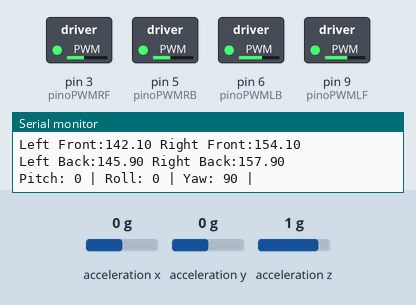
This sketch was run on a simulated Arduino Uno, built with avr-gcc and run on an emulated ATmega328P. Shown: switched loads named in the sketch (green lamp = pin HIGH), the last lines printed to the serial monitor. Wiring (inferred from the names in the program): MPU-6050 motion sensor at I2C address 0x68. Inputs (shaded band) come from the test bench; at power-on: acceleration x 0 g, acceleration y 0 g, acceleration z 1 g.

Above: at 1.2 s.
1.3 s: acceleration x set to -1.4 g
At 2.0 s:
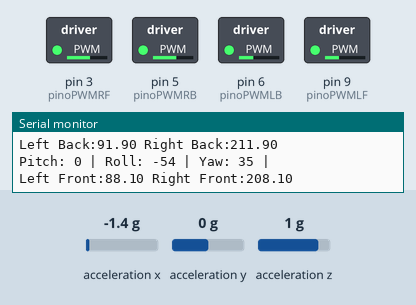
3.2 s: acceleration y set to -1.4 g
At 3.8 s:
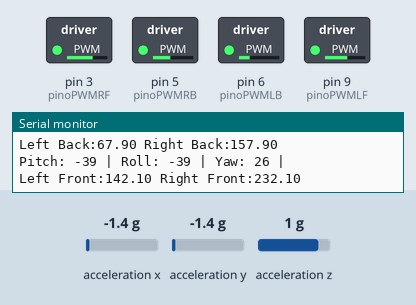
5.0 s: acceleration z set to 0 g
At 5.6 s:
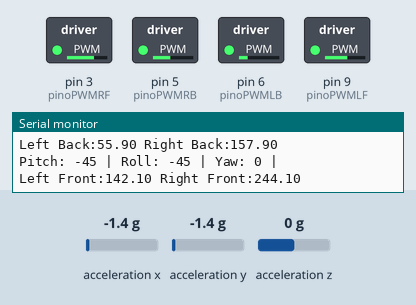
6.8 s: acceleration x set to 0.8 g
At 8.0 s:
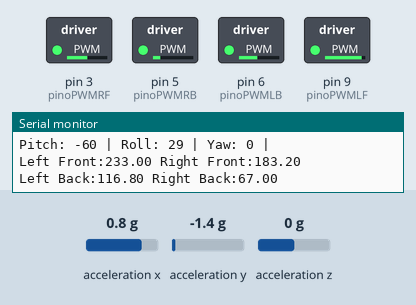
8.6 s: acceleration y set to 0 g
At 9.7 s:
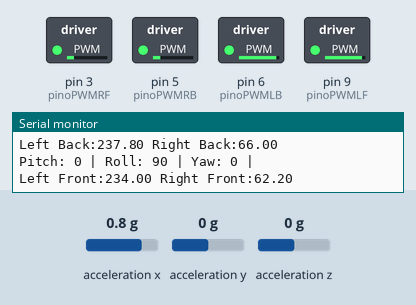
10.4 s: acceleration x set to -0.8 g
At 11.4 s:
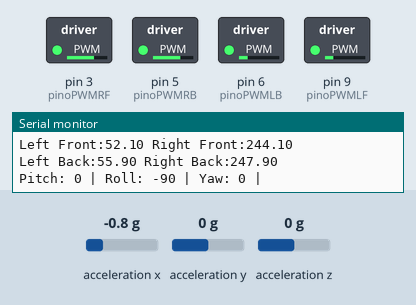
Timing chart, 0 to 13.2 s (numbered marks = the images above; inputs shaded):
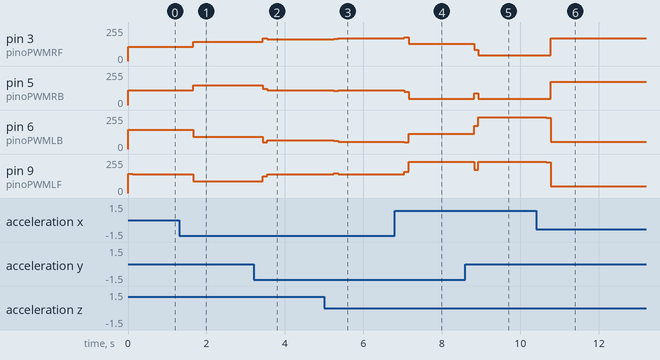

The sketch:

sketch_may29a.ino
```cpp
#include<Wire.h> // This library allows you to communicate with I2C / TWI devices.


const int MPU = 0x68; //Adress I2C do MPU6050

//Global variables
int AcX, AcY, AcZ, Tmp, GyX, GyY, GyZ;
int Pitch, Roll, Yaw;
float elapsedTime, time, timePrev;

int sampleTime = 0.5;


# define pinoPWMLF 9  //pino do Arduino que terá a ligação para o driver de motor
# define pinoPWMLB 6
# define pinoPWMRF 3
# define pinoPWMRB 5

int SumOfErrorsPitch = 1, SumOfErrorsRoll = 1 ;
int lastPitch = 1, lastRoll = 1;
double iTermPitch, iTermRoll;

int setPointPitch = -2 , setPointRoll = 4;
float previousErrorPitch = 0, previousErrorRoll = 0;
float pwmLeftFront,pwmLeftBack, pwmRightFront, pwmRightBack;

int ct=0,dt=0,pt=0;

float kP_Pitch = 1; //0.6
float kI_Pitch = 0; //0.00070
float kD_Pitch = 0; //0.00

float kP_Roll = 1; //0.6
float kI_Roll = 1; //0.00070
float kD_Roll = 1; //0.00

double throttle = 150;


void setup()
{
  Serial.begin(9600);

  time = millis();

  pinMode(pinoPWMLF, OUTPUT); //configura como saída pino terá a ligação para o driver de motor
  pinMode(pinoPWMLB, OUTPUT);
  pinMode(pinoPWMRF, OUTPUT);
  pinMode(pinoPWMRB, OUTPUT);

  unsigned long now = millis();

  //initializes MPU-6050
  Wire.begin();
  Wire.beginTransmission(MPU);
  Wire.write(0x6B);

  //initializes o MPU-6050
  Wire.write(0);
  Wire.endTransmission(true);

}

void loop()
{


  FunctionsMPU(); // Acquisisco assi AcX, AcY, AcZ.
  ct=millis();
  dt=ct-pt;

  if(dt>=sampleTime)
  {
     pt=ct;
  PIDControl();

  }
  Roll = FunctionsPitchRoll(AcX, AcY, AcZ); //Calcolo angolo Roll
  Pitch = FunctionsPitchRoll(AcY, AcX, AcZ); //Calcolo angolo Pitch
  Yaw = FunctionsPitchRoll(AcZ, AcX, AcY); //Calcolo angolo Pitch


  Serial.print("Pitch: "); Serial.print(Pitch);
  Serial.print(" |");
  Serial.print(" Roll: "); Serial.print(Roll);
  Serial.print(" |");
  Serial.print(" Yaw: "); Serial.print(Yaw);
  Serial.println(" |");


}

// Função para o cálculo dos ângulos de inclinação e rotação
double FunctionsPitchRoll(double A, double B, double C) {
  double DatoA, DatoB, Value;
  DatoA = A;
  DatoB = (B * B) + (C * C);
  DatoB = sqrt(DatoB);

  Value = atan2(DatoA, DatoB);
  Value = Value * 180 / 3.14;

  return (int)Value;
}

// Função para aquisição dos eixos X, Y, Z do MPU6050
void FunctionsMPU() {
  Wire.beginTransmission(MPU);
  Wire.write(0x3B); // starting with register 0x3B (ACCEL_XOUT_H)
  Wire.endTransmission(false);
  Wire.requestFrom(MPU, 6, true); // request a total of 14 registers
  AcX = Wire.read() << 8 | Wire.read(); // 0x3B (ACCEL_XOUT_H) & 0x3C (ACCEL_XOUT_L)
  AcY = Wire.read() << 8 | Wire.read(); // 0x3D (ACCEL_YOUT_H) & 0x3E (ACCEL_YOUT_L)
  AcZ = Wire.read() << 8 | Wire.read(); // 0x3D (ACCEL_YOUT_H) & 0x3E (ACCEL_YOUT_L)
}

void PIDControl() {

  time = millis();  // actual time read
  elapsedTime = (time - timePrev) / 1000;

if(elapsedTime>=sampleTime){


    float errorPitch = (setPointPitch - Pitch);
    float errorRoll = (setPointRoll - Roll);

    float dPitch = (Pitch - lastPitch);
    float dRoll = (Roll - lastRoll);

    iTermPitch += (kI_Pitch * errorPitch);
    iTermRoll += (kI_Roll * errorRoll);

    if(iTermPitch> 2) iTermPitch= 2;
      else if(iTermPitch<0.1) iTermPitch= 0.1;

    if(iTermRoll> 2) iTermRoll= 2;
      else if(iTermRoll<0.1) iTermRoll= 0.1;


    /*PID PITCH*/
    float PID_Pitch = kP_Pitch * errorPitch + iTermPitch + kD_Pitch * dPitch;

  if (PID_Pitch < -255){ PID_Pitch = -255; }
  if (PID_Pitch > 255) { PID_Pitch = 255;}


    /*PID ROLL*/
    float PID_Roll = kP_Roll * errorRoll + iTermRoll + kD_Roll * dRoll;

  if (PID_Roll < -255){ PID_Roll = -255; }
  if (PID_Roll > 255) { PID_Roll = 255;}


  pwmLeftFront = throttle + PID_Pitch - PID_Roll ;
  pwmLeftBack = throttle - PID_Pitch -PID_Roll ;
  pwmRightFront = throttle + PID_Pitch + PID_Roll ;
  pwmRightBack = throttle - PID_Pitch + PID_Roll  ;


  //Right
  if (pwmRightFront < 51) { pwmRightFront = 51;}
  if (pwmRightFront > 255){ pwmRightFront = 255;}
  if (pwmRightBack < 51) { pwmRightBack = 51;}
  if (pwmRightBack > 255){ pwmRightBack = 255;}
  //Left
  if (pwmLeftFront < 51) { pwmLeftFront = 51;}
  if (pwmLeftFront > 255){ pwmLeftFront = 255;}
  if (pwmLeftBack < 51) { pwmLeftBack = 51;}
  if (pwmLeftBack > 255){ pwmLeftBack = 255;}


  Serial.print("Left Front:"); Serial.print(pwmLeftFront);
  Serial.print(" Right Front:"); Serial.println(pwmRightFront);
  Serial.print("Left Back:"); Serial.print(pwmLeftBack);
  Serial.print(" Right Back:"); Serial.println(pwmRightBack);

  analogWrite(pinoPWMLF,  pwmLeftFront);
  analogWrite(pinoPWMLB,   pwmLeftBack);
  analogWrite(pinoPWMRF, 0.7*pwmRightFront);
  analogWrite(pinoPWMRB, 0.7*pwmRightBack);


    /*Pitch*/
    lastPitch = Pitch;
    previousErrorPitch = errorPitch;
    SumOfErrorsRoll += errorPitch;
    /*Roll*/
    lastRoll = Roll;
    previousErrorRoll = errorRoll;
    SumOfErrorsRoll += errorRoll;


    timePrev = time;  // the previous time is stored before the actual time read
   }
}
```

Measured:
- after the input at 1.3 s, pin 3 (pinoPWMRF): 107/255 → 145/255 after 0.37 s; pin 5 (pinoPWMRB): 110/255 → 148/255 after 0.37 s; pin 6 (pinoPWMLB): 145/255 → 91/255 after 0.37 s; pin 9 (pinoPWMLF): 142/255 → 88/255 after 0.37 s
- after the input at 3.2 s, pin 3 (pinoPWMRF): 145/255 → 172/255 after 0.23 s, → 162/255 0.11 s later; pin 5 (pinoPWMRB): 148/255 → 121/255 after 0.23 s, → 110/255 0.11 s later; pin 6 (pinoPWMLB): 91/255 → 52/255 after 0.23 s, → 67/255 0.11 s later; pin 9 (pinoPWMLF): 88/255 → 127/255 after 0.23 s, → 142/255 0.11 s later
- after the input at 5.0 s, pin 3 (pinoPWMRF): 162/255 → 166/255 after 0.25 s, → 170/255 0.11 s later; pin 5 (pinoPWMRB): 110/255 → 106/255 after 0.25 s, → 110/255 0.11 s later; pin 6 (pinoPWMLB): 67/255 → 61/255 after 0.25 s, → 55/255 0.11 s later; pin 9 (pinoPWMLF): 142/255 → 148/255 after 0.25 s, → 142/255 0.11 s later
- after the input at 6.8 s, pin 3 (pinoPWMRF): 170/255 → 178/255 after 0.24 s, → 128/255 0.11 s later; pin 5 (pinoPWMRB): 110/255 → 98/255 after 0.24 s, → 46/255 0.11 s later; pin 6 (pinoPWMLB): 55/255 → 51/255 after 0.24 s, → 116/255 0.11 s later; pin 9 (pinoPWMLF): 142/255 → 159/255 after 0.24 s, → 233/255 0.11 s later
- after the input at 8.6 s, pin 3 (pinoPWMRF): 128/255 → 86/255 after 0.22 s, → 43/255 0.11 s later; pin 5 (pinoPWMRB): 46/255 → 88/255 after 0.22 s, → 46/255 0.11 s later; pin 6 (pinoPWMLB): 116/255 → 176/255 after 0.22 s, → 237/255 0.11 s later; pin 9 (pinoPWMLF): 233/255 → 173/255 after 0.22 s, → 234/255 0.11 s later
- after the input at 10.4 s, pin 3 (pinoPWMRF): 43/255 → 44/255 after 0.26 s, → 170/255 0.11 s later; pin 5 (pinoPWMRB): 46/255 → 47/255 after 0.26 s, → 173/255 0.11 s later; pin 6 (pinoPWMLB): 237/255 → 235/255 after 0.26 s, → 55/255 0.11 s later; pin 9 (pinoPWMLF): 234/255 → 232/255 after 0.26 s, → 52/255 0.11 s later
